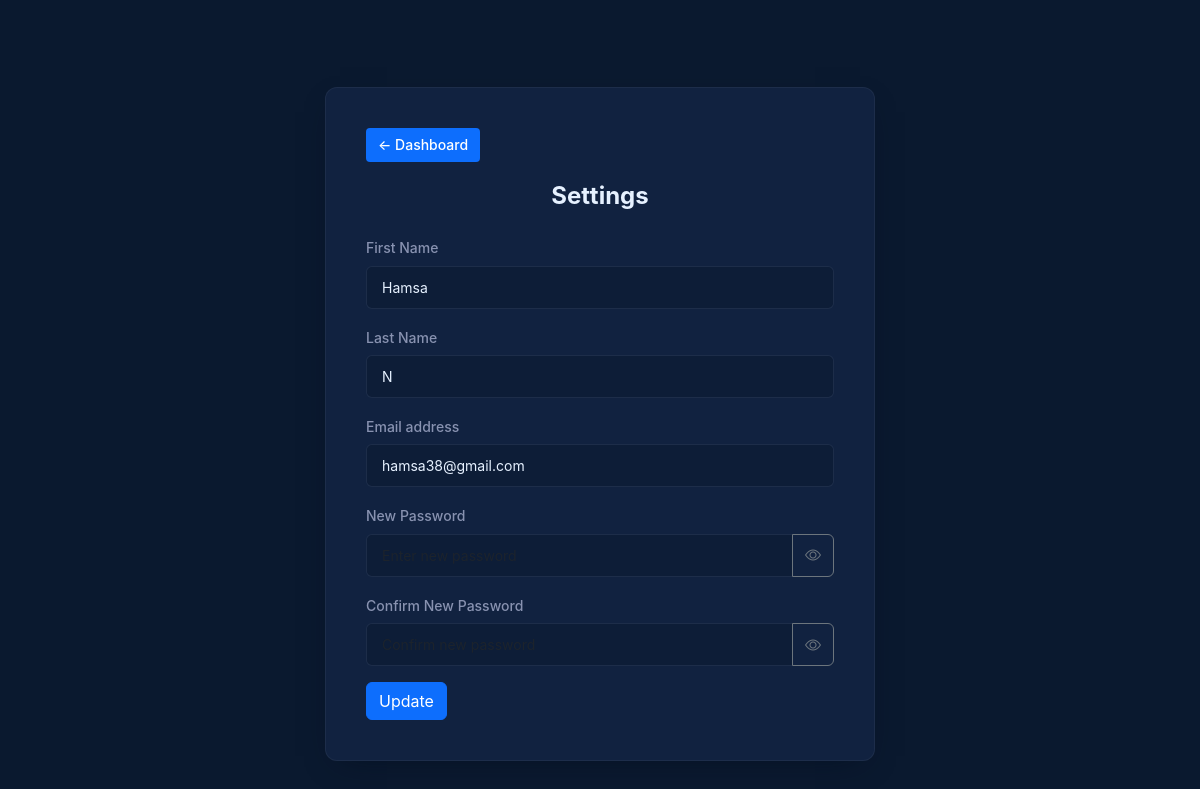
The app's page /settings (signed in) with its own data.
### tables this page shows
CREATE TABLE users (
    id INTEGER PRIMARY KEY AUTOINCREMENT,
    fname TEXT NOT NULL,
    lname TEXT NOT NULL,
    email TEXT UNIQUE NOT NULL,
    password TEXT NOT NULL
);

### app.py (the view)
@app.route('/settings', methods=['GET', 'POST'])
@login_required
def settings():
    user_id = session['user_id']
    conn = get_db_connection()
    if request.method == 'POST':
        fname = request.form['fname']
        lname = request.form['lname']
        email = request.form['email']
        new_password = request.form['new_password']
        confirm_password = request.form['confirm_password']
        if new_password or confirm_password:
            if new_password != confirm_password:
                flash('New password and confirm password do not match.', 'danger')
                conn.close()
                return redirect(url_for('settings'))
            conn.execute(
                "UPDATE users SET fname = ?, lname = ?, email = ?, password = ? WHERE id = ?",
                (fname, lname, email, new_password, user_id)
            )
        else:
            conn.execute(
                "UPDATE users SET fname = ?, lname = ?, email = ? WHERE id = ?",
                (fname, lname, email, user_id)
            )
        conn.commit()
        conn.close()
        session['user_email'] = email
        session['user_name'] = f"{fname} {lname}"
        flash('Profile updated successfully!', 'success')
        return redirect(url_for('settings'))
    else:
        user = conn.execute("SELECT * FROM users WHERE id = ?", (user_id,)).fetchone()
        conn.close()
        return render_template('user/settings.html', user=user)

### app.py (called while the page is built)
def get_db_connection():
    conn = sqlite3.connect(DATABASE)
    conn.row_factory = sqlite3.Row
    return conn

def login_required(f):
    @wraps(f)
    def decorated_function(*args, **kwargs):
        if 'user_id' not in session:
            flash('Please login first', 'error')
            return redirect(url_for('login'))
        return f(*args, **kwargs)
    return decorated_function

### templates/user/settings.html (shortened to what this page needs)
<!DOCTYPE html>
<html lang="en">
<head>
    <link href="https://cdn.jsdelivr.net/npm/bootstrap@5.3.0/dist/css/bootstrap.min.css" rel="stylesheet">
    <link href="https://cdn.jsdelivr.net/npm/bootstrap-icons@1.10.5/font/bootstrap-icons.css" rel="stylesheet">
</head>
<body>
<div class="container mt-5">
    <button class="back-button" onclick="window.location.href='/dashboard'">
        ← Dashboard
    </button>
    <h2 class="mb-4">Settings</h2>
    <form method="POST">
        <div class="mb-3">
            <label for="fname" class="form-label">First Name</label>
            <input type="text" class="form-control" id="fname" name="fname" value="{{ user['fname'] }}" required>
        </div>
        <div class="mb-3">
            <label for="lname" class="form-label">Last Name</label>
            <input type="text" class="form-control" id="lname" name="lname" value="{{ user['lname'] }}" required>
        </div>
        <div class="mb-3">
            <label for="email" class="form-label">Email address</label>
            <input type="email" class="form-control" id="email" name="email" value="{{ user['email'] }}" required>
        </div>
        <div class="mb-3">
            <label for="new_password" class="form-label">New Password</label>
            <div class="input-group">
                <input type="password" class="form-control" id="new_password" name="new_password" placeholder="Enter new password">
                <button class="btn btn-outline-secondary" type="button" id="toggleNewPassword">
                    <i class="bi bi-eye"></i>
                </button>
            </div>
        </div>
        <div class="mb-3">
            <label for="confirm_password" class="form-label">Confirm New Password</label>
            <div class="input-group">
                <input type="password" class="form-control" id="confirm_password" name="confirm_password" placeholder="Confirm new password">
                <button class="btn btn-outline-secondary" type="button" id="toggleConfirmPassword">
                    <i class="bi bi-eye"></i>
                </button>
            </div>
        </div>
        <button type="submit" class="btn btn-primary">Update</button>
    </form>
</div>
</body>
</html>

### templates/user/settings.html (style rules this page uses)
* { margin: 0; padding: 0; box-sizing: border-box; transition: all 0.3s ease; }
body { font-family: 'Inter', 'Segoe UI', Roboto, sans-serif; background-color: var(--primary-color); color: var(--text-primary); line-height: 1.6; overflow-x: hidden; display: flex; justify-content: center; align-items: center; min-height: 100vh; }
:root { --primary-color: #0a192f; --secondary-color: #112240; --accent-color: #4361ee; --accent-hover: #3a56d4; --text-primary: #e6f1ff; --text-secondary: #8892b0; --success-color: #10b981; --warning-color: #f59e0b; --danger-color: #ef4444; --transition: all 0.3s ease; --box-shadow: 0 10px 30px -15px rgba(2, 12, 27, 0.7); --card-shadow: 0 10px 20px rgba(0, 0, 0, 0.15); --border-color: rgba(255, 255, 255, 0.05); }
.container { max-width: 550px; margin: 0 auto; padding: 40px; background-color: var(--secondary-color); border-radius: 12px; box-shadow: var(--box-shadow); border: 1px solid var(--border-color); }
.form-control { background-color: rgba(10, 25, 47, 0.5); border: 1px solid var(--border-color); color: var(--text-primary); padding: 10px 15px; border-radius: 6px; transition: var(--transition); font-size: 14px; height: auto; }
.form-label { color: var(--text-secondary); font-weight: 500; margin-bottom: 6px; font-size: 14px; }
.back-button { display: inline-block; padding: 6px 12px; background-color: #0d6efd; color: white; font-size: 14px; font-weight: 500; text-decoration: none; border: none; border-radius: 4px; cursor: pointer; transition: background-color 0.3s ease; margin-bottom: 20px; }
h2 { font-weight: 700; line-height: 1.2; color: var(--text-primary); margin-bottom: 25px; font-size: 24px; text-align: center; }
.mb-4 { margin-bottom: 1.5rem; }
.mb-3 { margin-bottom: 0.75rem; }
.mt-5 { margin-top: 2rem; }

### records on screen
users: fname "Hamsa", lname "N", email "hamsa38@gmail.com"
